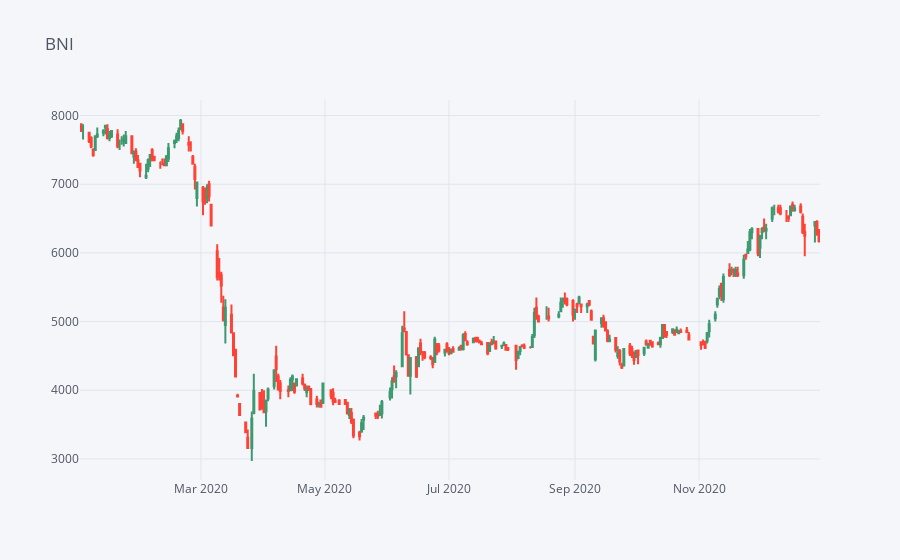

The notebook cell saved with this chart:
### Code cell
BBNI[['Open', 'High', 'Low', 'Close']].loc[startdate:enddate].iplot(kind='candle',title='BNI')

### Figure 1 — Plotly figure (JSON) as saved in the notebook; plotly's stock layout.template omitted (floating-point values rounded to 4 significant figures; data arrays with more than 128 entries replaced by an {"elided": "..."} marker saying what was removed)
{"data": [{"close": {"elided": "242 int values"}, "high": {"elided": "242 int values"}, "low": {"elided": "242 int values"}, "open": {"elided": "242 int values"}, "showlegend": false, "type": "candlestick", "x": {"elided": "242 str values"}, "yaxis": "y2"}], "layout": {"legend": {"bgcolor": "#F5F6F9", "font": {"color": "#4D5663"}}, "paper_bgcolor": "#F5F6F9", "plot_bgcolor": "#F5F6F9", "title": {"font": {"color": "#4D5663"}, "text": "BNI"}, "xaxis": {"gridcolor": "#E1E5ED", "rangeslider": {"visible": false}, "showgrid": true, "tickfont": {"color": "#4D5663"}, "title": {"font": {"color": "#4D5663"}, "text": ""}, "zerolinecolor": "#E1E5ED"}, "yaxis": {"gridcolor": "#E1E5ED", "showgrid": true, "showticklabels": false, "tickfont": {"color": "#4D5663"}, "title": {"font": {"color": "#4D5663"}, "text": ""}, "zerolinecolor": "#E1E5ED"}, "yaxis2": {"gridcolor": "#E1E5ED", "showgrid": true, "tickfont": {"color": "#4D5663"}, "title": {"font": {"color": "#4D5663"}, "text": ""}, "zerolinecolor": "#E1E5ED"}}}
